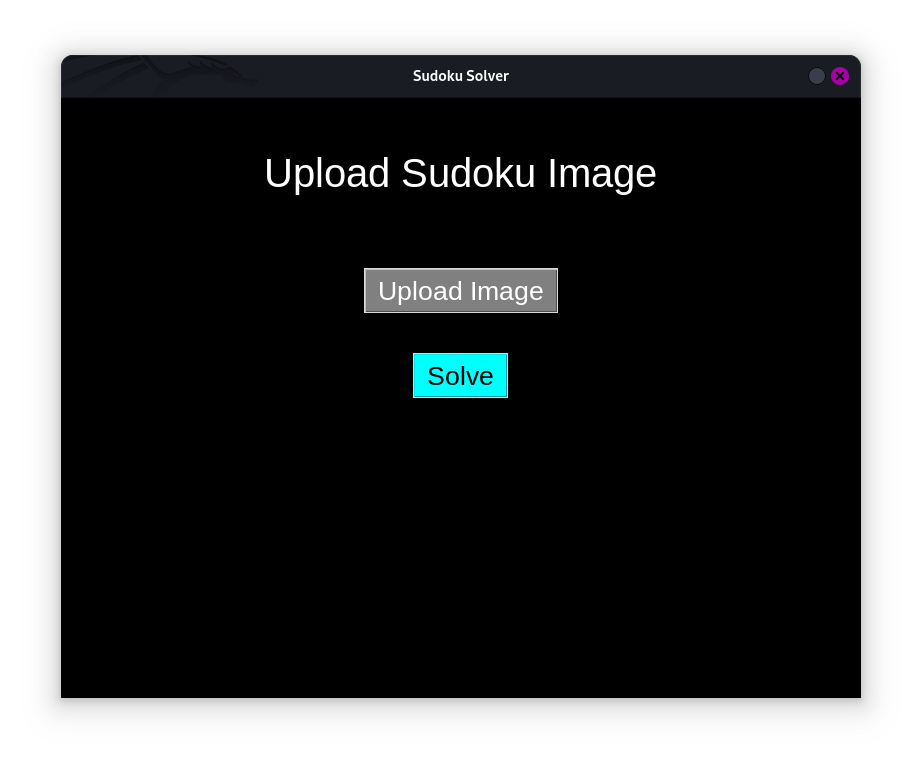

Write the Python code that produced this figure.
from tkinter import filedialog, Frame, Label, Button
from PIL import Image

class UploadPhase(Frame):
    def __init__(self, parent):
        super().__init__(parent, bg="black")
        self.parent = parent
        self.init_ui()

    def init_ui(self):
        Label(self, text="Upload Sudoku Image", font=("Arial", 30), bg="black", fg="white").pack(pady=50)
        
        Button(
            self, text="Upload Image", font=("Arial", 20), bg="grey", fg="white",
            command=self.upload_file
        ).pack(pady=20)
        
        Button(
            self, text="Solve", font=("Arial", 20), bg="cyan", fg="black",
            command=self.solve_sudoku
        ).pack(pady=20)
        
        self.message_label = Label(self, text="", font=("Arial", 16), bg="black", fg="yellow")
        self.message_label.pack(pady=30)

    def upload_file(self):
        file_path = filedialog.askopenfilename(
            title="Select Sudoku Image", filetypes=[("Image Files", "*.png *.jpg *.jpeg *.bmp *.gif")]
        )
        if file_path:
            image = Image.open(file_path)
            image.save("./image/input.png")
            self.display_message("Image uploaded successfully!")
            self.parent.data['input_image'] = "./image/input.png"
        else:
            self.display_message("No file selected.")

    def display_message(self, message):
        self.message_label.config(text=message)
        self.after(3000, lambda: self.message_label.config(text=""))

    def solve_sudoku(self):
        if 'input_image' in self.parent.data:
            self.parent.switch_frame("loading.LoadingPhase")
        else:
            self.display_message("No image uploaded!")

